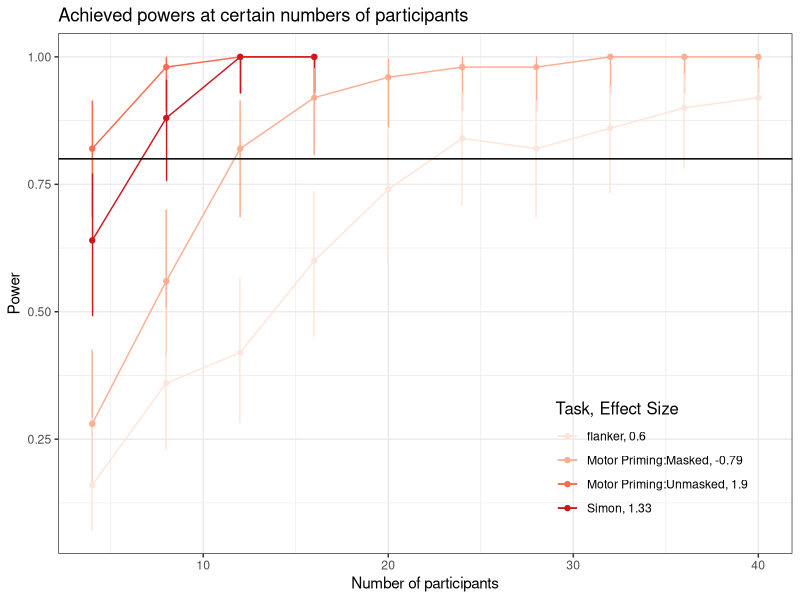

Here is the R script that generated this plot:
library(tidyverse)

chrono_pc_df <- read.csv(file = "Chrono_exps_PC.csv")
theme_set(theme_bw())

chrono_pc <- chrono_pc_df %>% ggplot(aes(x=nlevels, y=mean, group=paste0(Task,", ",round(delta,2)), color = paste0(Task,", ",round(delta,2)))) + 
    geom_errorbar(aes(ymin=lower, ymax=upper), width=.1, 
                  position=position_dodge(0.05)) +
    geom_line() +
    geom_point() +
    labs(title="Achieved powers at certain numbers of participants",
         x="Number of participants", y = "Power",
         color = "Task, Effect Size",
         line = "Task, Effect Size") +
    geom_hline(yintercept = 0.8) + 
    scale_color_brewer(type = 'div', palette="Spectral") + 
    theme(legend.title = element_text(size=12),
                  legend.justification=c(1,0), 
                  legend.position=c(0.95, 0.05),  
                  legend.background = element_blank(),
                  legend.key = element_blank())


chrono_pc + scale_color_brewer(palette="Reds")
